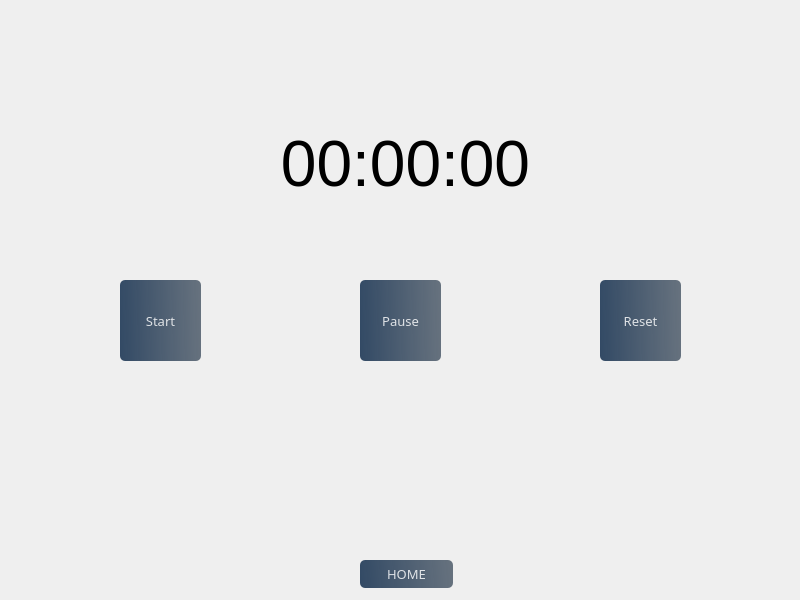
<?xml version="1.0" encoding="UTF-8"?>
<ui version="4.0">
 <class>MainWindow</class>
 <widget class="QMainWindow" name="MainWindow">
  <property name="geometry">
   <rect>
    <x>0</x>
    <y>0</y>
    <width>800</width>
    <height>600</height>
   </rect>
  </property>
  <property name="windowTitle">
   <string>MainWindow</string>
  </property>
  <property name="styleSheet">
   <string notr="true">background-image: url(:/images/images/background.png);</string>
  </property>
  <widget class="QWidget" name="centralwidget">
   <widget class="QWidget" name="widget" native="true">
    <property name="geometry">
     <rect>
      <x>0</x>
      <y>0</y>
      <width>801</width>
      <height>601</height>
     </rect>
    </property>
    <property name="styleSheet">
     <string notr="true">QPushButton#btn_home{	
	background-color: qlineargradient(spread:pad, x1:0, y1:0.505682, x2:1, y2:0.477, stop:0 rgba(20, 47, 78, 219), stop:1 rgba(85, 98, 112, 226));
	color:rgba(255, 255, 255, 210);
	border-radius:5px;
}
QPushButton#btn_home:hover{	
	background-color: qlineargradient(spread:pad, x1:0, y1:0.505682, x2:1, y2:0.477, stop:0 rgba(40, 67, 98, 219), stop:1 rgba(105, 118, 132, 226));
}
QPushButton#btn_home:pressed{	
	padding-left:3px;
	padding-top:3px;
	background-color:rgba(105, 118, 132, 200);
}
QPushButton#btn_start{	
	background-color: qlineargradient(spread:pad, x1:0, y1:0.505682, x2:1, y2:0.477, stop:0 rgba(20, 47, 78, 219), stop:1 rgba(85, 98, 112, 226));
	color:rgba(255, 255, 255, 210);
	border-radius:5px;
}
QPushButton#btn_start:hover{	
	background-color: qlineargradient(spread:pad, x1:0, y1:0.505682, x2:1, y2:0.477, stop:0 rgba(40, 67, 98, 219), stop:1 rgba(105, 118, 132, 226));
}
QPushButton#btn_start:pressed{	
	padding-left:3px;
	padding-top:3px;
	background-color:rgba(105, 118, 132, 200);
}
QPushButton#btn_pause{	
	background-color: qlineargradient(spread:pad, x1:0, y1:0.505682, x2:1, y2:0.477, stop:0 rgba(20, 47, 78, 219), stop:1 rgba(85, 98, 112, 226));
	color:rgba(255, 255, 255, 210);
	border-radius:5px;
}
QPushButton#btn_pause:hover{	
	background-color: qlineargradient(spread:pad, x1:0, y1:0.505682, x2:1, y2:0.477, stop:0 rgba(40, 67, 98, 219), stop:1 rgba(105, 118, 132, 226));
}
QPushButton#btn_pause:pressed{	
	padding-left:3px;
	padding-top:3px;
	background-color:rgba(105, 118, 132, 200);
}
QPushButton#btn_reset{	
	background-color: qlineargradient(spread:pad, x1:0, y1:0.505682, x2:1, y2:0.477, stop:0 rgba(20, 47, 78, 219), stop:1 rgba(85, 98, 112, 226));
	color:rgba(255, 255, 255, 210);
	border-radius:5px;
}
QPushButton#btn_reset:hover{	
	background-color: qlineargradient(spread:pad, x1:0, y1:0.505682, x2:1, y2:0.477, stop:0 rgba(40, 67, 98, 219), stop:1 rgba(105, 118, 132, 226));
}
QPushButton#btn_reset:pressed{	
	padding-left:3px;
	padding-top:3px;
	background-color:rgba(105, 118, 132, 200);
}</string>
    </property>
    <widget class="QLabel" name="lbl_swatch">
     <property name="geometry">
      <rect>
       <x>120</x>
       <y>100</y>
       <width>571</width>
       <height>131</height>
      </rect>
     </property>
     <property name="text">
      <string>&lt;html&gt;&lt;head/&gt;&lt;body&gt;&lt;p align=&quot;center&quot;&gt;&lt;span style=&quot; font-size:48pt;&quot;&gt;00:00:00&lt;/span&gt;&lt;/p&gt;&lt;/body&gt;&lt;/html&gt;</string>
     </property>
    </widget>
    <widget class="QPushButton" name="btn_start">
     <property name="geometry">
      <rect>
       <x>120</x>
       <y>280</y>
       <width>81</width>
       <height>81</height>
      </rect>
     </property>
     <property name="font">
      <font>
       <family>Bahnschrift</family>
       <pointsize>10</pointsize>
      </font>
     </property>
     <property name="text">
      <string>Start</string>
     </property>
    </widget>
    <widget class="QPushButton" name="btn_pause">
     <property name="geometry">
      <rect>
       <x>360</x>
       <y>280</y>
       <width>81</width>
       <height>81</height>
      </rect>
     </property>
     <property name="font">
      <font>
       <family>Bahnschrift</family>
       <pointsize>10</pointsize>
      </font>
     </property>
     <property name="text">
      <string>Pause</string>
     </property>
    </widget>
    <widget class="QPushButton" name="btn_reset">
     <property name="geometry">
      <rect>
       <x>600</x>
       <y>280</y>
       <width>81</width>
       <height>81</height>
      </rect>
     </property>
     <property name="font">
      <font>
       <family>Bahnschrift</family>
       <pointsize>10</pointsize>
      </font>
     </property>
     <property name="text">
      <string>Reset</string>
     </property>
    </widget>
    <widget class="QPushButton" name="btn_home">
     <property name="geometry">
      <rect>
       <x>360</x>
       <y>560</y>
       <width>93</width>
       <height>28</height>
      </rect>
     </property>
     <property name="font">
      <font>
       <family>Bahnschrift</family>
       <pointsize>10</pointsize>
      </font>
     </property>
     <property name="text">
      <string>HOME</string>
     </property>
    </widget>
   </widget>
  </widget>
 </widget>
 <resources>
  <include location="res.qrc"/>
 </resources>
 <connections/>
</ui>
